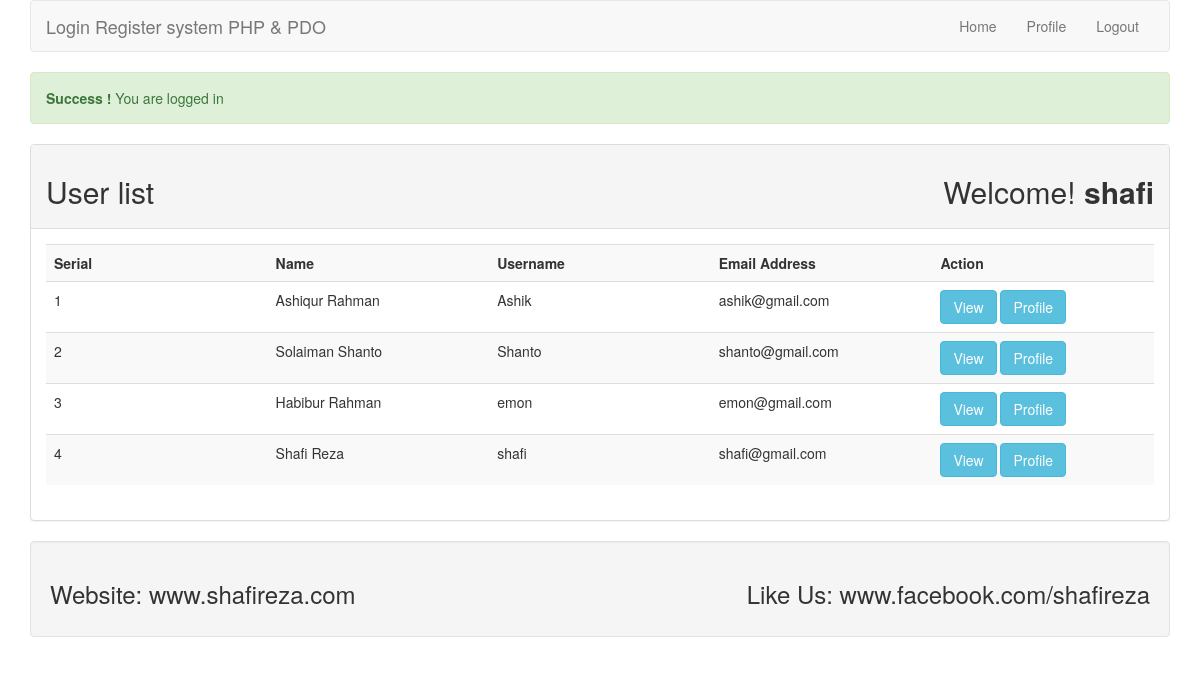
Screenshot of /index.php (signed in) with the database file from the repository.
### tables this page shows
CREATE TABLE `tbl_user` (
  `id` int(11) NOT NULL,
  `name` varchar(255) NOT NULL,
  `username` varchar(255) NOT NULL,
  `email` varchar(255) NOT NULL,
  `password` varchar(255) NOT NULL
);

### lib/session.php (called while the page is built, shortened)
<?php
class session{
    public static function get($key){
        if(isset($_SESSION[$key])){
            return $_SESSION[$key];
        }else{
            return false;
        }
    }
}
?>

### lib/User.php (called while the page is built, shortened)
<?php
include_once 'session.php';
include 'Database.php';
class User
{
    private $db;
    public function __construct()
    {
        $this->db = new Database();
    }
    public function getUserData(){
        $sql = "SELECT * FROM tbl_user ORDER BY id DESC";
        $query = $this->db->pdo->prepare($sql);
        $query->execute();
        $result= $query->fetchAll();
        return $result;
    }
}

### lib/Database.php (called while the page is built)
<?php
class Database{
    private $hostdb="localhost";
    private $userdb="root";
    private $passdb="";
    private $namedb="db_lr";
    public $pdo;
    public function __construct()
    {
        if(!isset($this->pdo)){
            try{
                $link = new PDO("mysql:host=".$this->hostdb.";dbname=".$this->namedb,$this->userdb,$this->passdb);
                $link->setAttribute(PDO::ATTR_ERRMODE, PDO::ERRMODE_EXCEPTION);
                $link->exec("SET CHARACTER SET utf8");
                $this->pdo = $link;
            }catch(PDOException $e){
                die("Failed to connect with database".$e->getMessage());
            }
        }
    }
}
?>

### index.php (the view, shortened to what this page needs)
<?php
include "./lib/User.php";
include "./Inc/header.php";
?>
<?php
$loginmsg = session::get("loginmsg");
if (isset($loginmsg)) {
    echo $loginmsg;
}
?>
<div class="panel panel-default">
    <div class="panel-heading">
        <h2>User list<span class="pull-right">Welcome!<strong>
                    <?php
                    $name = session::get("username");
                    if (isset($name)) {
                        echo $name;
                    }
                    ?>
                </strong></span></h2>
    </div>
    <div class="panel-body">
        <table class="table table-striped">
            <th width="20%">Serial</th>
            <th width="20%">Name</th>
            <th width="20%">Username</th>
            <th width="20%">Email Address</th>
            <th width="20%">Action</th>
            <?php
            $user = new User();
            $userdata = $user->getUserData();
            if ($userdata) {
                $i = 0;
                foreach ($userdata as $data) {
                    $i++;
            ?>
                    <tr>
                        <td><?php echo $i; ?></td>
                        <td><?php echo $data['name']; ?></td>
                        <td><?php echo $data['username']; ?></td>
                        <td><?php echo $data['email']; ?></td>
                        <td>
                            <a class="btn btn-info" href="update.php?id=<?php echo $data["id"]; ?>">View</a>
                            <a class="btn btn-info" href="profile.php?id=<?php echo $data["id"]; ?>">Profile</a>
                        </td>
                    </tr>
                <?php }
            } ?>
        </table>
    </div>
</div>
<?php include "./Inc/footer.php"; ?>

### Inc/header.php (shortened to what this page needs)
<?php
$filepath = realpath(dirname(__FILE__));
include_once $filepath . '/../lib/session.php';
?>
<!DOCTYPE html>
<html lang="en">
<head>
    <link rel="stylesheet" href="https://maxcdn.bootstrapcdn.com/bootstrap/3.4.1/css/bootstrap.min.css">
</head>
<body>
    <div class="container">
        <nav class="navbar navbar-default">
            <div class="container-fluid">
                <div class="navbar-header">
                    <a class="navbar-brand" href="index.php">Login Register system PHP & PDO</a>
                </div>
                <ul class="nav navbar-nav pull-right">
                    <?php
                    $id = session::get("id");
                    $userlogin = session::get("login");
                    if ($userlogin == true) {
                    ?>
                        <li><a href="index.php">Home</a></li>
                        <li><a href="profile.php?id=<?php echo $id; ?>">Profile</a></li>
                        <li><a href="?action=logout">Logout</a></li>
                    <?php } else { ?>
                        <li><a href="login.php">Login</a></li>
                        <li><a href="register.php">Register</a></li>
                    <?php } ?>
                </ul>
            </div>
        </nav>

### Inc/footer.php
<div class="well">
    <h3>Website: www.shafireza.com
        <span class="pull-right">Like Us: www.facebook.com/shafireza</span>
    </h3>
</div>
</div>
</body>
</html>

### rows the page displays
tbl_user: name "Ashiqur Rahman", username "Ashik", email "ashik@gmail.com"
tbl_user: name "Solaiman Shanto", username "Shanto", email "shanto@gmail.com"
tbl_user: name "Habibur Rahman", username "emon", email "emon@gmail.com"
tbl_user: name "Shafi Reza", username "shafi", email "shafi@gmail.com"

### other values shown
$loginmsg "Success ! You are logged in"
$name "shafi"
